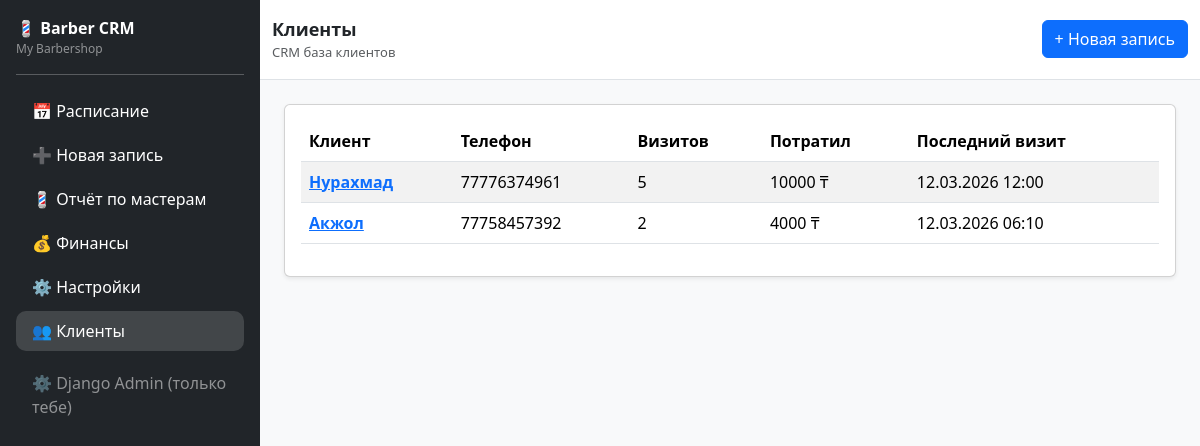
Page /clients/ (signed in) on the committed database.
### core/models.py (models this page shows, shortened)
class TimestampedModel(models.Model):
    created_at = models.DateTimeField(auto_now_add=True)
    updated_at = models.DateTimeField(auto_now=True)
    class Meta:
        abstract = True

class Shop(TimestampedModel):
    owner = models.OneToOneField(
        User,
        on_delete=models.CASCADE,
        related_name="shop"
    )
    name = models.CharField(max_length=120)
    city = models.CharField(max_length=80, blank=True)
    phone = models.CharField(max_length=30, blank=True)

class Client(TimestampedModel):
    shop = models.ForeignKey(
        Shop,
        on_delete=models.CASCADE,
        related_name="clients"
    )
    name = models.CharField(max_length=120)
    phone = models.CharField(max_length=30, blank=True)
    instagram = models.CharField(max_length=80, blank=True)
    notes = models.TextField(blank=True)

### core/views.py (the view)
# urls.py: path("clients/", clients_list, name="clients_list"),
@login_required
def clients_list(request):
    shop = request.user.shop
    clients = (
        Client.objects.filter(shop=shop)
        .annotate(
            visits=Count("appointments"),
            total_spent=Sum("appointments__payment__amount_kzt"),
            last_visit=Max("appointments__start_at")
        )
        .order_by("-last_visit")
    )
    return render(request, "clients.html", {
        "clients": clients
    })

### core/context_processors.py (called while the page is built)
def current_shop(request):
    return {"current_shop": Shop.objects.first()}

### core/templates/clients.html
{% extends "base.html" %}
{% block page_title %}
Клиенты
{% endblock %}
{% block page_subtitle %}
CRM база клиентов
{% endblock %}
{% block content %}
<div class="card shadow-sm">
    <div class="card-body">
        <table class="table table-striped">
            <thead>
                <tr>
                    <th>Клиент</th>
                    <th>Телефон</th>
                    <th>Визитов</th>
                    <th>Потратил</th>
                    <th>Последний визит</th>
                </tr>
            </thead>
            <tbody>
            {% for client in clients %}
                <tr>
                    <td>
                        <a href="/clients/{{ client.id }}/">
                            <strong>{{ client.name }}</strong>
                    </a>
                    </td>
                    <td>
                        {{ client.phone }}
                    </td>
                    <td>
                        {{ client.visits|default:0 }}
                    </td>
                    <td>
                        {{ client.total_spent|default:0 }} ₸
                    </td>
                    <td>
                        {% if client.last_visit %}
                            {{ client.last_visit|date:"d.m.Y H:i" }}
                        {% else %}
                            —
                        {% endif %}
                    </td>
                </tr>
            {% empty %}
                <tr>
                    <td colspan="5" class="text-muted">
                        Нет клиентов
                    </td>
                </tr>
            {% endfor %}
            </tbody>
        </table>
    </div>
</div>
{% endblock %}

### core/templates/base.html (shortened to what this page needs)
<!DOCTYPE html>
<html>
<head>
    <link href="https://cdn.jsdelivr.net/npm/bootstrap@5.3.2/dist/css/bootstrap.min.css" rel="stylesheet">
</head>
<body>
<div class="d-flex">
    <div class="bg-dark text-white p-3 sidebar">
        <div class="d-flex align-items-center justify-content-between">
            <div>
                <div class="fw-bold">💈 Barber CRM</div>
                <div class="text-white-50" style="font-size: 12px;">
                    {% if current_shop %}{{ current_shop.name }}{% else %}CRM{% endif %}
                </div>
            </div>
        </div>
        <hr>
        <ul class="nav flex-column gap-1">
            <li class="nav-item">
                <a class="nav-link text-white {% if request.path == '/today/' %}active{% endif %}"
                   href="{% url 'today_schedule' %}">
                    📅 Расписание
                </a>
            </li>
            <li class="nav-item">
                <a class="nav-link text-white {% if request.path == '/create/' %}active{% endif %}"
                   href="{% url 'create_appointment' %}">
                    ➕ Новая запись
                </a>
            </li>
            <li class="nav-item">
                <a class="nav-link text-white {% if request.path == '/barbers/' %}active{% endif %}"
                   href="{% url 'barber_report' %}">
                    💈 Отчёт по мастерам
                </a>
            </li>
            <li class="nav-item">
                <a class="nav-link text-white {% if request.path == '/finance/' %}active{% endif %}"
                   href="{% url 'finance_dashboard' %}">
                    💰 Финансы
                </a>
            </li>
            <li class="nav-item">
                <a class="nav-link text-white {% if '/settings/' in request.path %}active{% endif %}"
                  href="{% url 'settings_dashboard' %}">
                    ⚙ Настройки
                </a>
            </li>
            <li class="nav-item">
                <a class="nav-link text-white {% if '/clients/' in request.path %}active{% endif %}"
                    href="{% url 'clients_list' %}">
                    👥 Клиенты
                </a>
            </li>
            <li class="nav-item mt-2">
                <a class="nav-link text-white-50" href="/admin/">
                    ⚙ Django Admin (только тебе)
                </a>
            </li>
        </ul>
    </div>
    <div class="flex-fill bg-light">
        <div class="bg-white border-bottom">
            <div class="container-fluid py-3 d-flex justify-content-between align-items-center">
                <div>
                    <div class="fw-semibold" style="font-size: 18px;">
                        {% block page_title %}Панель{% endblock %}
                    </div>
                    <div class="text-muted" style="font-size: 13px;">
                        {% block page_subtitle %}{% endblock %}
                    </div>
                </div>
                <div class="d-flex gap-2">
                    <a class="btn btn-primary" href="{% url 'create_appointment' %}">+ Новая запись</a>
                </div>
            </div>
        </div>
        <div class="container-fluid p-4">
            {% block content %}{% endblock %}
        </div>
    </div>
</div>
</body>
</html>

### core/templates/base.html (style rules this page uses)
.sidebar { width: 260px; min-height: 100vh; }
.nav-link.active { background: rgba(255,255,255,.15); border-radius: 10px; }

### rows in the picture
Shop: name "My Barbershop"
Client: name "Нурахмад", phone "77776374961", visits "5", total_spent "10000", last_visit "12.03.2026 12:00"
Client: name "Акжол", phone "77758457392", visits "2", total_spent "4000", last_visit "12.03.2026 06:10"
